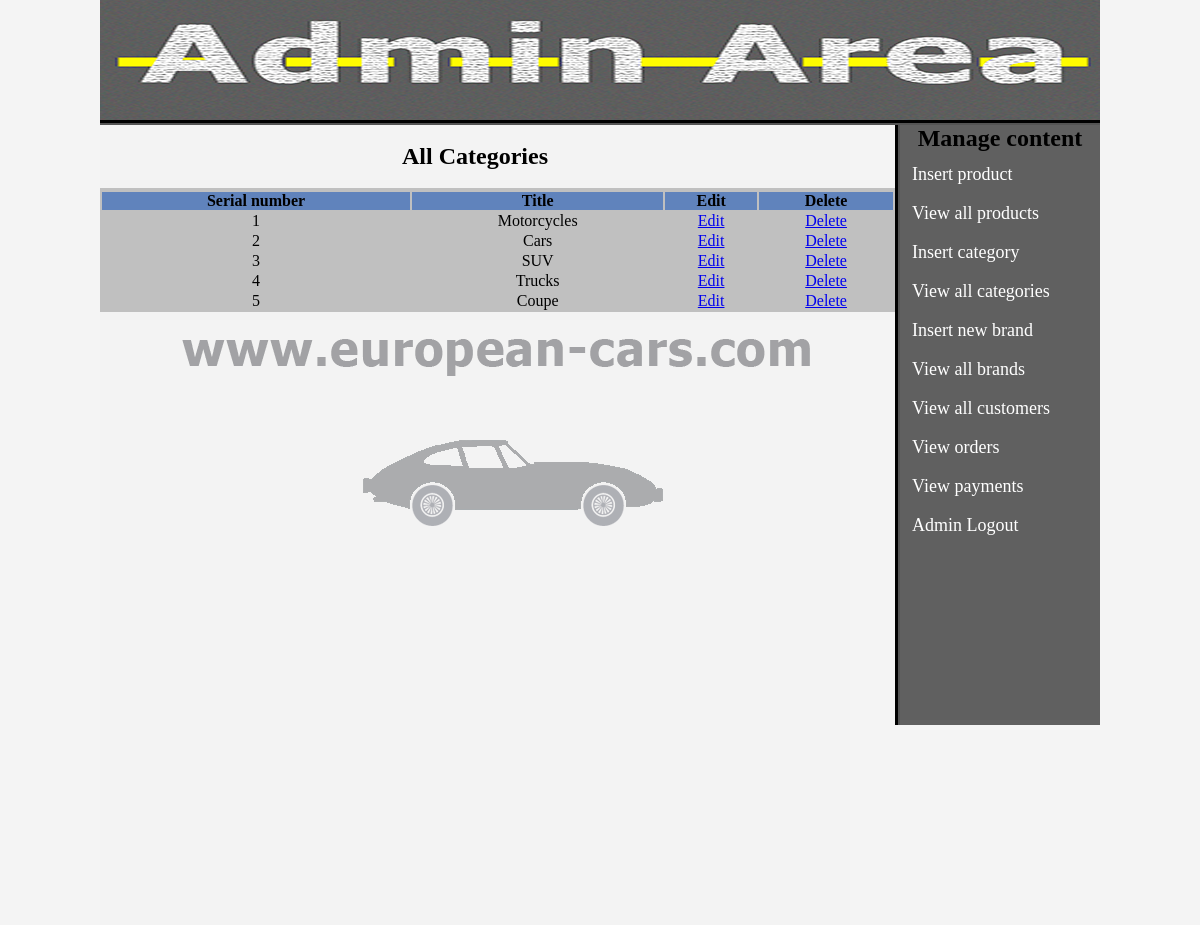
The page /admin_area/index.php?view_cats (signed in) on the database its author committed.
### tables this page shows
CREATE TABLE `categories` (
  `cat_id` int(100) NOT NULL,
  `cat_title` text NOT NULL
);

### admin_area/view_cats.php (the view)
<?php
if(!isset($_SESSION['user_email'])){
	echo "<script>window.open('login.php?not_admin=You are not Admin','_self')</script>";
}else{
?>
<table width="795" align="center" bgcolor="#C0C0C0">
	<br>
	<tr>
		<h2 align="center">All Categories</h2>
	</tr>
	<br>
	<tr align="center" bgcolor="#6083bc">
		<th>Serial number</th>
		<th>Title</th>
		<th>Edit</th>
		<th>Delete</th>
	</tr>
	<?php
	include("../includes/db.php");
	$get_cats = "select * from categories";
	$run_cats = mysqli_query($con, $get_cats);
	$i = 0;
	while($row_cats = mysqli_fetch_array($run_cats)){
		$cat_id = $row_cats['cat_id'];
		$cat_title = $row_cats['cat_title'];
		$i++;
	?>
	<tr align="center">
		<td><?php echo $i ?></td>
		<td><?php echo $cat_title ?></td>
		<td><a href="index.php?edit_cat=<?php echo $cat_id; ?>">Edit</td>
		<td><a href="delete_cat.php?delete_cat=<?php echo $cat_id ?>">Delete</td>
	</tr>
<?php
	}
}
?>
</table>

### admin_area/styles/style.css (style rules this page uses)
html, body, div, span, applet, object, iframe, h1, h2, h3, h4, h5, h6, p, blockquote, pre, a, abbr, acronym, address, big, cite, code, del, dfn, em, img, ins, kbd, q, s, samp, small, strike, strong, sub, sup, tt, var, b, u, i, center, dl, dt, dd, ol, ul, li, fieldset, form, label, legend, table, caption, tbody, tfoot, thead, tr, th, td, article, aside, canvas, details, embed, figure, figcaption, footer, header, hgroup, menu, nav, output, ruby, section, summary, time, mark, audio, video { margin: 0; padding: 0; border: 0; vertical-align: baseline; }
body { background: #f4f4f4; }

### rows shown on the page
categories: cat_title "Motorcycles"
categories: cat_title "Cars"
categories: cat_title "SUV"
categories: cat_title "Trucks"
categories: cat_title "Coupe"
